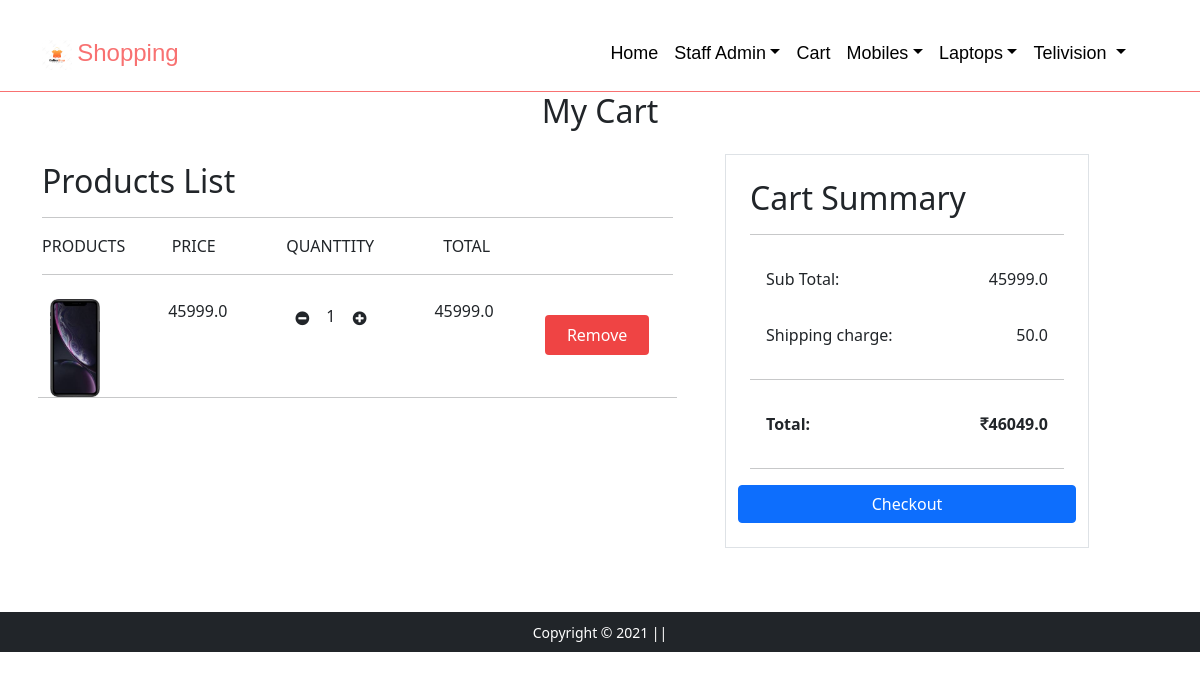
Screenshot of /site_app/show_mycart/ (signed in) with the database file from the repository.
### site_app/models.py (models this page shows)
class Cart(models.Model):
    user = models.ForeignKey(User, on_delete=models.CASCADE)
    product = models.ForeignKey(Product, on_delete=models.CASCADE)
    quantity = models.PositiveIntegerField(default=1)
    price = models.FloatField()

class Product(models.Model):
    title = models.CharField(max_length=50)
    selling_price = models.FloatField()
    discount_price = models.FloatField()
    description = models.TextField(max_length=255)
    brand = models.CharField(max_length=100)
    category = models.CharField(max_length=2, choices=CATEGORY_CHOICES)
    product_image = models.ImageField(upload_to='productimg')

### site_app/views.py (the view)
# urls.py: path('show_mycart/', views.show_mycart, name='show_mycart'),
@login_required(login_url='http://localhost:8000/site_app/login_page')
def show_mycart(request):
    if request.user.is_authenticated:
        user = request.user
        cart = Cart.objects.filter(user=user)
        userobj = User.objects.filter(id=user.id)
        amount = 0.0
        quantity_amount = 0.0
        ship_charg = 50.0
        sub_total = 0.0
        total = 0.0
        cart_product = [p for p in Cart.objects.all() if p.user == request.user]
        if cart_product:
            for p in cart_product:
                quantity_amount = (p.quantity * p.product.discount_price)
                amount = amount+quantity_amount
                sub_total = amount
                total = sub_total+ship_charg
        return render(request, 'site_app/cart_page.html', {'firstname':user.first_name, 'lastname':user.last_name, 'cart':cart, 'userobj':userobj, 'sub_total':sub_total, 'ship_charg':ship_charg, 'total':total})
    else:
        return HttpResponseRedirect('http://localhost:8000/site_app/login_page')

### templates/site_app/cart_page.html (shortened to what this page needs)
{% extends 'site_app/base_page.html' %}
{% load static %}
{% block content %}
<section class="hero">
    <div class="container">
        <div class="row">
          <div class="col text-center">
            <h2>My Cart</h2>
          </div>
        </div>
    </div>
</section>
<section class="pt-0">
    <div class="container">
        <div class="row gx-5" >
            <div class="col-md-7 p-4">
                <h2>Products List</h2>
                <hr>
                <div class="row">
                    <div class="col-sm-2"><span>PRODUCTS</span></div>
                    <div class="col-sm-2 text-center"><span>PRICE</span></div>
                    <div class="col-sm-3 text-center"><span>QUANTTITY</span></div>
                    <div class="col-sm-2 text-center"><span>TOTAL</span></div>
                </div>
                <hr>
                {% if cart %}
                  {% for data in cart %}
                  <div class="row p-2 align-item-center remove-row" id="remove">
                      <div class="col-sm-2"><img src="{{data.product.product_image.url}}" alt="Image not show" class="" style='width: 50px;'></div>
                      <div class="col-sm-2 text-center"><span>{{data.product.discount_price}}</span></div>
                      <div class="col-sm-3 text-center">
                          <a class="minus-cart btn" productid={{data.product.id}}><i class="fa fa-minus-circle" aria-hidden="true"></i></a>
                          <span id='myspan'>{{data.quantity}}</span>
                          <a class="plus-cart btn" productid={{data.product.id}}><i class="fa fa-plus-circle" aria-hidden="true"></i></a>
                      </div>
                      <div class="col-sm-2 text-center"><span>{{data.price}}</span></div>
                      <div class="col-sm-3 ">
                        <a class="remove-cart nav-link m-3 rounded bg-red-500 text-white text-center" style="cursor: pointer" productid="{{data.product.id}}">Remove</a>
                      </div>
                      <hr>
                  </div>
                  {% endfor %}
                {% endif %}
            </div>
            <div class="col-md-4 m-3 ">
                <div class="row border">
                    <div class="col p-4">
                      <h2>Cart Summary</h2>
                       <hr>
                       <div class="row p-3">
                           <div class="col-sm-6"><span>Sub Total:</span></div>
                           <div class="col-sm-6 justify-content-end text-right"><span id='subtotal' class="text-thin">{{sub_total}}</span></div>
                       </div>
                       <div class="row p-3">
                           <div class="col-sm-6"><span>Shipping charge:</span></div>
                           <div class="col-sm-6 align-item-end text-right"><span id='shipcharg'>{{ship_charg}}</span></div>
                       </div>
                       <hr>
                       <div class="row p-3">
                           <div class="col-sm-6"><span style="font-weight: bold;">Total:</span></div>
                           <div class="col-sm-6 justify-content-end text-right"><span style="font-weight: bold;" id='total'><i class="fa fa-inr" aria-hidden="true"></i>{{total}}</span></div>
                       </div>
                       <hr>
                       <div class="row">
                         {% for data in userobj %}
                          <a class="btn btn-primary" type="button" href="http://localhost:8000/site_app/address_page?userid={{data.id}}">Checkout</a>
                         {% endfor %}
                       </div>
                    </div>
                </div>
            </div>
        </div>
    </div>
</section>
{% endblock content %}

### templates/site_app/base_page.html (shortened to what this page needs)
<!DOCTYPE html>
{% load static %}
<html lang="en">
<head>
  <link rel="StyleSheet" href="{% static 'mycss/stylesheet.css' %}">
  <link href="https://unpkg.com/tailwindcss@^2/dist/tailwind.min.css" rel="stylesheet">
  <link rel="stylesheet" href="https://cdnjs.cloudflare.com/ajax/libs/font-awesome/4.7.0/css/font-awesome.min.css">
   <link href="https://cdn.jsdelivr.net/npm/bootstrap@5.0.0-beta3/dist/css/bootstrap.min.css" rel="stylesheet">
   <link rel="stylesheet" href="https://cdnjs.cloudflare.com/ajax/libs/OwlCarousel2/2.3.4/assets/owl.carousel.min.css" />
   <link rel="stylesheet" href="https://cdnjs.cloudflare.com/ajax/libs/OwlCarousel2/2.3.4/assets/owl.theme.default.min.css" />
</head>
<body style="font-family: 'Segoe UI', Tahoma, Geneva, Verdana, sans-serif;">
  <nav class="navbar navbar-expand-lg" id="first-navbar">
    <div class="container">
    <div class="row pt-3 collapse navbar-collapse" id="navbarSupportedContent">
      <div class="col-sm-2" >
        <a class="navbar-brand" href="http://localhost:8000/site_app/index_page">
          <img src="{% static 'images/shoplogo.jpg' %}" alt="" width="30" height="26" class="d-inline-block align-text-top">
          <span id='logo'>Shopping</span>
        </a>
      </div>
      <div class="col-sm-10">
        <nav class="navbar navbar-expand-sm" id="second-navbar">
          <ul class="navbar-nav">
            <li class="nav-item">
              <a class="nav-link" href="http://localhost:8000/site_app/index_page">Home</a>
            </li>
            <li class="nav-item">
              {% if firstname and lastname %}
                <a class="nav-link dropdown-toggle" id="myid" role="button" data-bs-toggle="dropdown" aria-expanded="false" href="#">{{firstname}} {{lastname}}</a>
              {% endif %}
            </li>
            {% if count_item %}
            <li class="nav-item">
              <a class="nav-link" href="http://localhost:8000/site_app/show_mycart">Cart<sup class="navbar-tool"><span class="navbar-tool-label">{{count_item}}</span></sup></a>
            </li>
            {% else %}
            <li class="nav-item">
              <a class="nav-link" href="http://localhost:8000/site_app/show_mycart">Cart</a>
            </li>
            {% endif %}
            <li class="nav-item dropdown">
              <a class="nav-link dropdown-toggle" href="#" id="navbarDropdownMenuLink1" role="button" data-bs-toggle="dropdown" aria-expanded="false">Mobiles</a>
            </li>
            <li class="nav-item dropdown">
              <a class="nav-link dropdown-toggle" href="#" id="navbarDropdownMenuLink" role="button" data-bs-toggle="dropdown" aria-expanded="false">Laptops</a>
            </li>
            <li class="nav-item dropdown">
              <a class="nav-link dropdown-toggle" href="#" id="navbarDropdownMenuLink" role="button" data-bs-toggle="dropdown" aria-expanded="false">
                Telivision
              </a>
            </li>
          </ul>
        </nav>
      </div>
    </div>
  </div>
  </nav>
  {% block content %} {% endblock content %}
  <footer class="container-fluid bg-dark text-center p-2 mt-5">
      <small class="text-white">Copyright &copy; 2021 || </small>
  </footer>
</body>
</html>

### static/mycss/stylesheet.css (style rules this page uses)
body { margin:0; padding: 0; }
#first-navbar { --tw-text-opacit: 1; border-bottom: 1px solid rgba(248, 113, 113, var(--tw-text-opacit)); }
#second-navbar ul { position: relative; left: 40%; }
#logo { --tw-text-opacity: 1; color:rgba(248, 113, 113, var(--tw-text-opacity)); font-size: 1.5rem; font-family: sans-serif; }
.navbar .navbar-nav .nav-item .nav-link { --tw-text-opacity: 1; color:rgba(0, 0, 0, var(--tw-text-opacity)); font-size: 1.124rem; font-family: sans-serif; }

### rows the page displays
Cart: product.product_image (picture), product.discount_price "45999.0", quantity "1", price "45999.0"

### other values shown
{{ firstname }} "Staff"
{{ lastname }} "Admin"
{{ sub_total }} "45999.0"
{{ ship_charg }} "50.0"
{{ total }} "46049.0"
